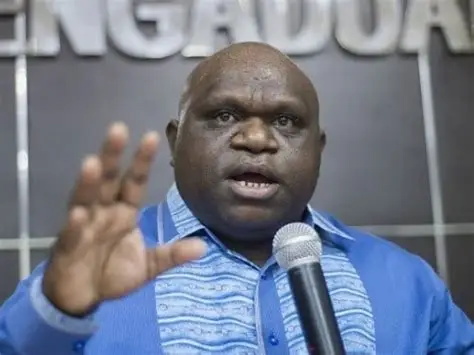
#> input picture Pigai.webp, 474 x 355 px, found by its file name
$ python PPO.py
#> lines starting #> are read from the running program, lines starting #| are printed output that depends on the picture
import cv2

CITRA = cv2.imread ("C:/Users/User/OneDrive/Desktop/CODE PPO_Alifio Eren/Pigai.webp")
#> CITRA is the input picture: shape (355, 474, 3); mean B, G, R 138.4, 123.1, 116.1

print (CITRA[:,:,0])
#> (printed output is left out)
print (CITRA[:,:,1])
#> (printed output is left out)
print (CITRA[:,:,2])
#> (printed output is left out)
print (CITRA)
#> (printed output is left out)

cv2.imshow ("blue", CITRA[:,:,2])
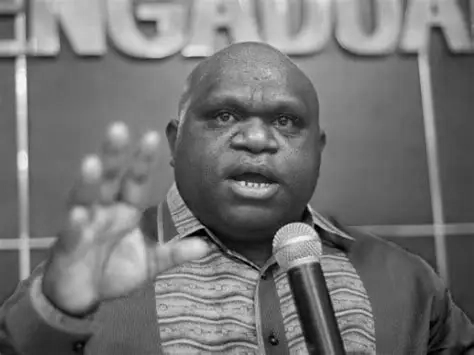
#> window 'blue': shape (355, 474); min 0, max 247, mean 116.1
cv2.imshow ("green", CITRA[:,:,1])
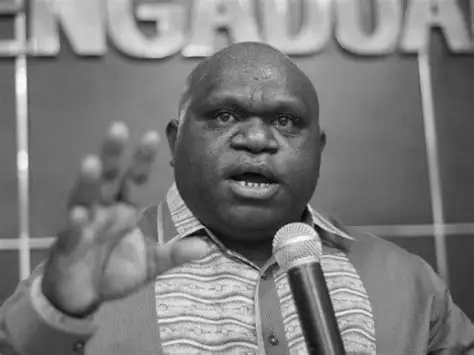
#> window 'green': shape (355, 474); min 0, max 255, mean 123.1
cv2.imshow ("red", CITRA[:,:,0])
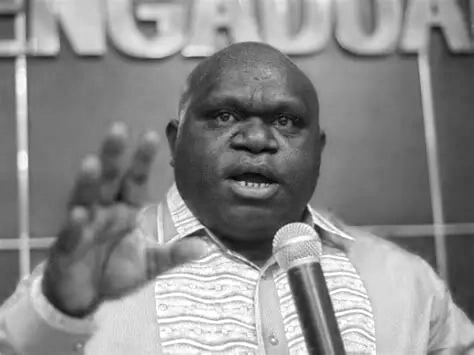
#> window 'red': shape (355, 474); min 0, max 255, mean 138.4
cv2.imshow ("asli", CITRA)
cv2.waitKey()


# python -m pip install opencv-python

$ run again, with image.png saved as Pigai.webp
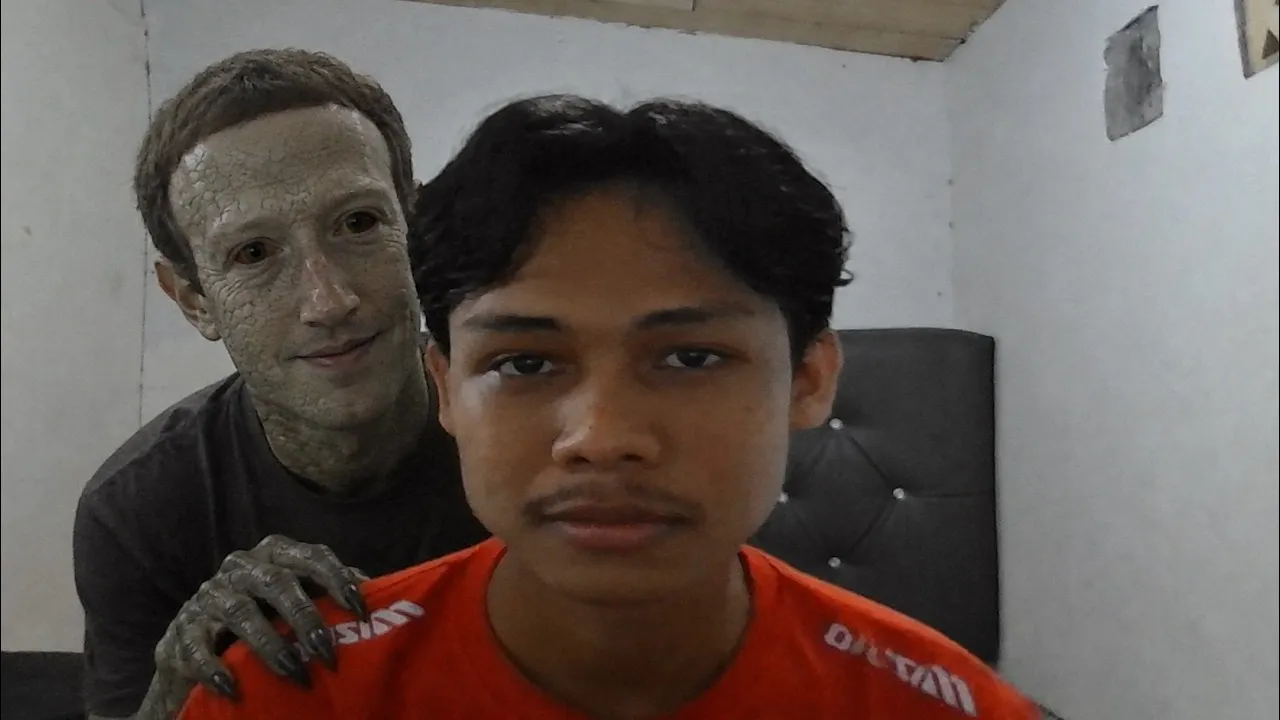
#> input picture image.png, 1280 x 720 px, found by its file name
#> CITRA is the input picture: shape (720, 1280, 3); mean B, G, R 86.9, 91.4, 101.2
#> (printed output is left out)
#> (printed output is left out)
#> (printed output is left out)
#> (printed output is left out)
#> `cv2.imshow ("blue", CITRA[:,:,2])`:
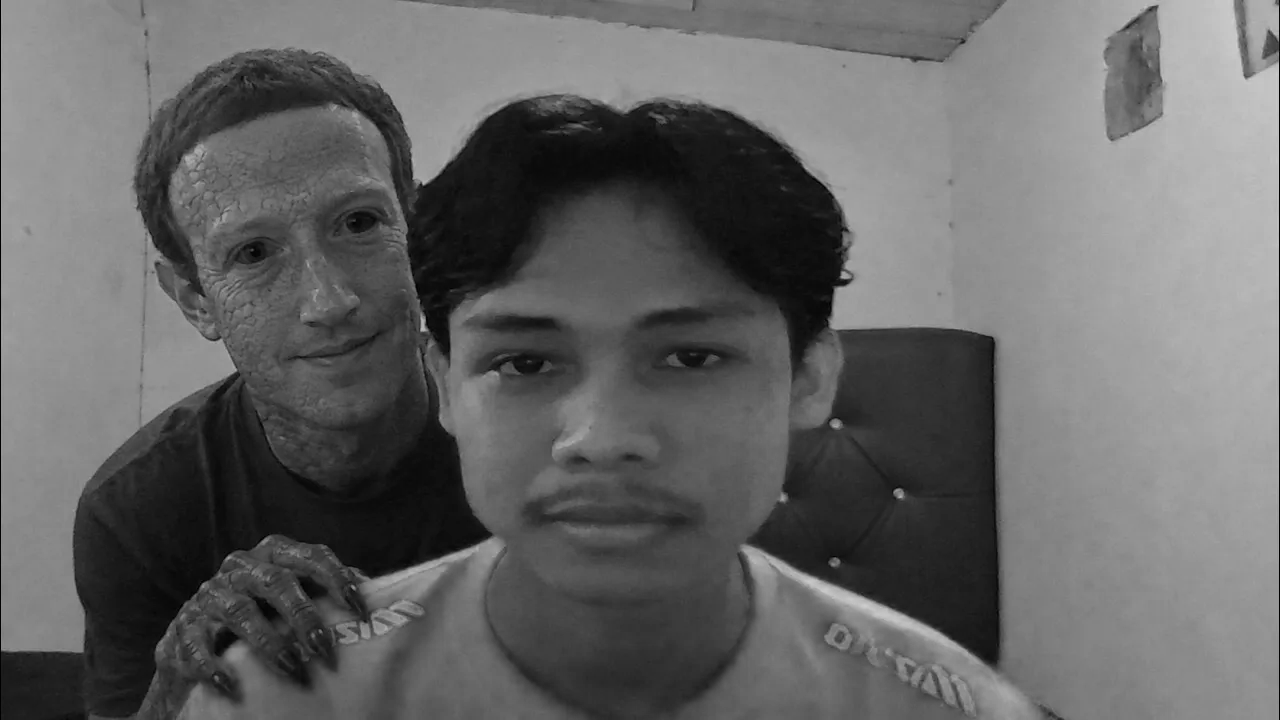
#> window 'blue': shape (720, 1280); min 0, max 207, mean 101.2
#> `cv2.imshow ("green", CITRA[:,:,1])`:
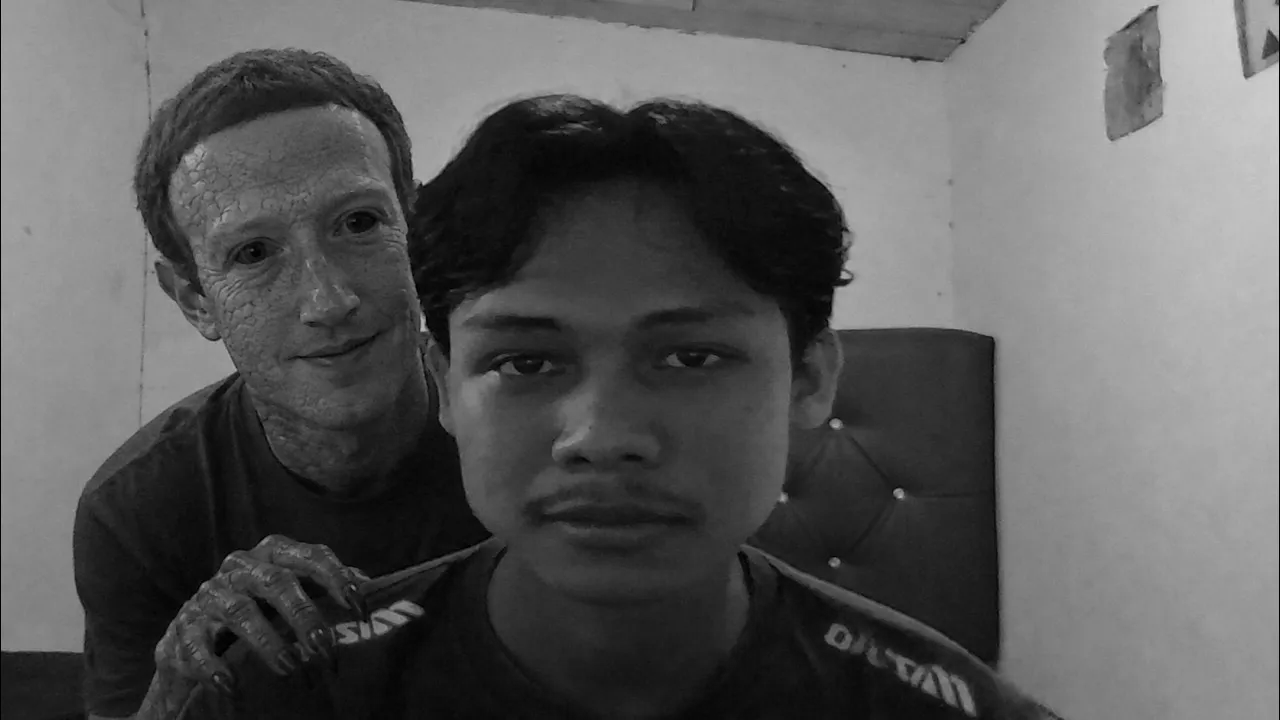
#> window 'green': shape (720, 1280); min 0, max 209, mean 91.4
